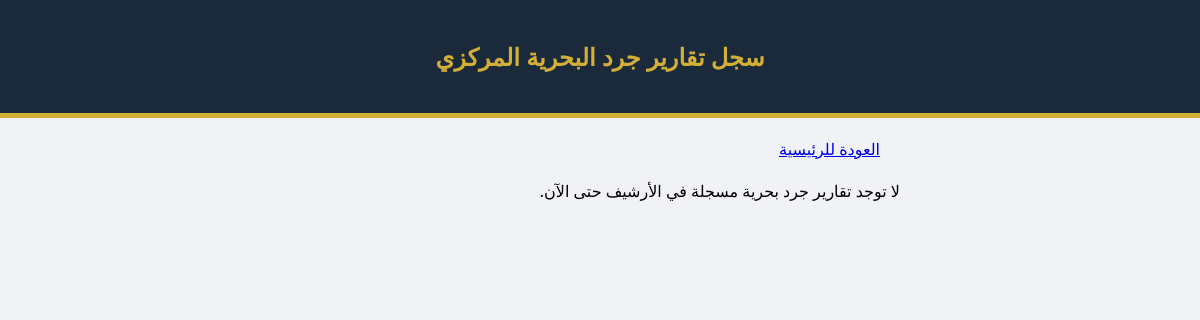
/marine-inventory/list/1/ (signed in), run on an earlier commit of the app's database.
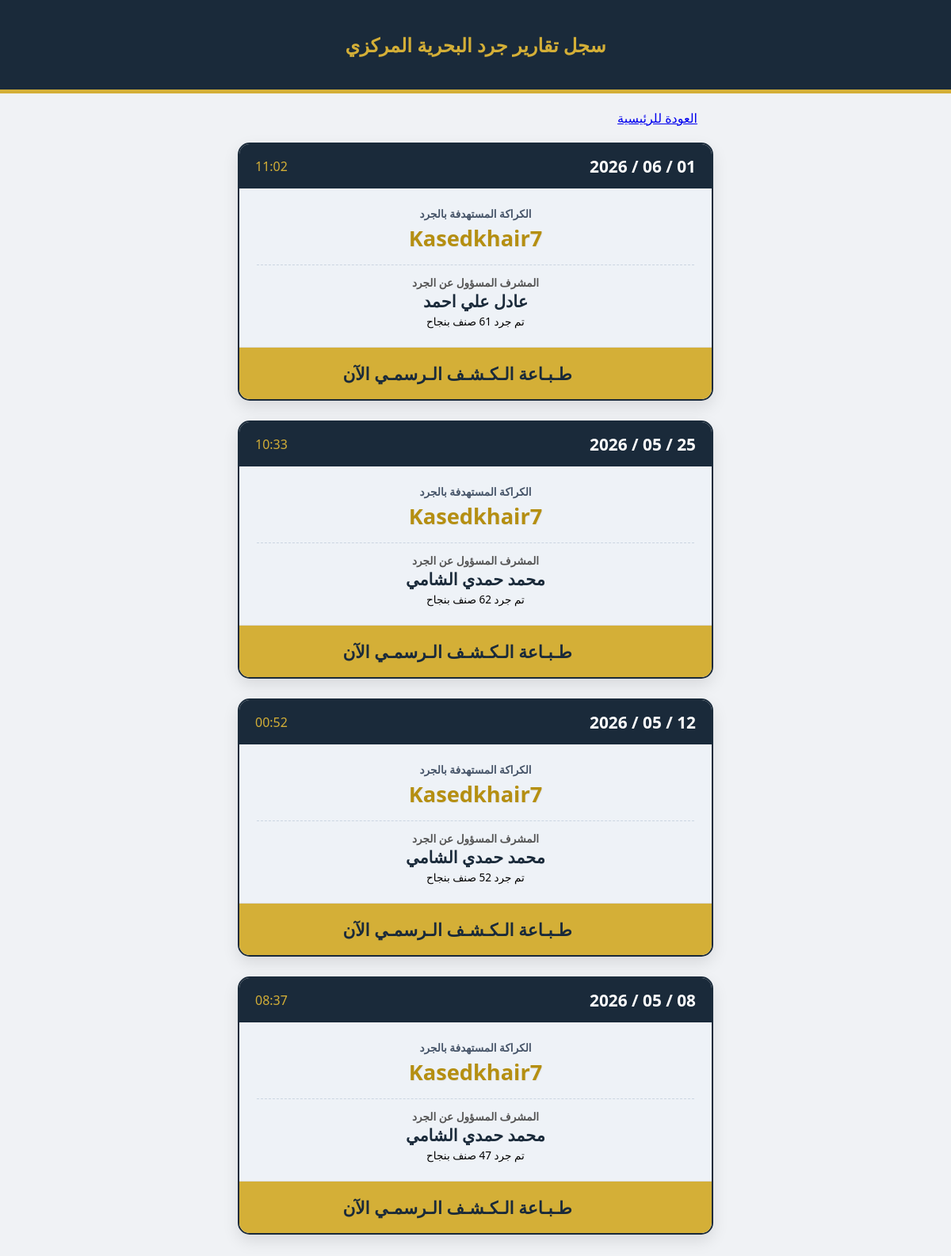
And on a later commit of the database.
### core/models.py (models this page shows, shortened)
class MarineInventoryReport(models.Model):
    REPORT_TYPES = [('marine', 'جرد كراكة'), ('site', 'جرد موقع')]
    report_type = models.CharField(max_length=10, choices=REPORT_TYPES, default='marine', verbose_name="نوع الجرد")
    date = models.DateTimeField(auto_now_add=True)
    operator = models.ForeignKey('Staff', on_delete=models.CASCADE)
    notes = models.TextField(blank=True, null=True)
    dredger = models.ForeignKey('Dredger', on_delete=models.SET_NULL, null=True, blank=True, verbose_name="الكراكة")

class Dredger(models.Model):
    name = models.CharField(max_length=100, verbose_name="اسم الكراكة")
    allowed_operators = models.ManyToManyField(User, blank=True, verbose_name="المشغلين المسموح لهم")
    vessel_phone = models.CharField(max_length=20, default="01XXXXXXXXX", verbose_name="تليفون الكراكة")
    is_active = models.BooleanField(default=True, verbose_name="في الخدمة")
    fuel_capacity = models.FloatField(default=0, verbose_name="سعة خزان الكراكة (لتر)")
    stock_fuel = models.FloatField(default=0, verbose_name="السولار المتاح في الاستوك (لتر)")
    class Meta:
        verbose_name = "كراكة"
        verbose_name_plural = "الكراكات"

class Staff(models.Model):
    GROUP_CHOICES = [('A', 'مجموعة A'), ('B', 'مجموعة B'),('office', 'الإدارة'),('other', 'أخرى')]
    TEAM_TYPE = [('dredger', 'طاقم كراكة'), ('pipe_fighter', 'طاقم خط بحري'),('admin', 'الإدارة'),('other', 'أخرى')]
    ROLE_CHOICES = [
        ('engineer', 'مهندس'), # الخيار الجديد
        ('supervisor', 'مشرف'), # الخيار الجديد
        ('manager', 'مدير مشروع'),
        ('operator', 'مشغل'),
        ('marine', 'بحرية'),
        ('mechanic', 'ميكانيكا'),
        ('admin', 'إداري/سائق'),
    ]
    user = models.OneToOneField(User, on_delete=models.SET_NULL, null=True, blank=True, verbose_name="حساب المستخدم")
    name = models.CharField(max_length=100, verbose_name="الاسم بالكامل")
    group = models.CharField(max_length=10, choices=GROUP_CHOICES, verbose_name="المجموعة (الوردية)")
    team_type = models.CharField(max_length=20, choices=TEAM_TYPE, verbose_name="نوع الطاقم")
    role = models.CharField(max_length=30, choices=ROLE_CHOICES, verbose_name="الوظيفة")
    phone = models.CharField(max_length=15, verbose_name="رقم الهاتف", null=True, blank=True)
    dredger = models.ForeignKey('Dredger', on_delete=models.SET_NULL, null=True, blank=True)
    dredger = models.ForeignKey('Dredger', on_delete=models.SET_NULL, null=True, blank=True, verbose_name="الكراكة المعين عليها")
    class Meta:
        verbose_name = "موظف"
        verbose_name_plural = "دليل الموظفين"

### core/views.py (the view)
# urls.py: path('marine-inventory/list/<int:dredger_id>/', views.marine_inventory_list, name='marine_inventory_list'),
@login_required
def marine_inventory_list(request, dredger_id):
    from .models import MarineInventoryReport, Dredger
    from django.shortcuts import render, get_object_or_404
    dredger = get_object_or_404(Dredger, id=dredger_id)
    reports = MarineInventoryReport.objects.filter(
        dredger=dredger,
        report_type='marine'
    ).order_by('-date')
    context = {
        'dredger': dredger,
        'reports': reports
    }
    return render(request, 'core/marine_inventory_list.html', context)

### core/templates/core/marine_inventory_list.html (shortened to what this page needs)
{% load static %}
<!DOCTYPE html>
<html lang="ar" dir="rtl">
<head>
    <link href="https://cloudflare.com" rel="stylesheet">
    <link rel="stylesheet" href="https://cloudflare.com">
</head>
<body>
<div class="header-title shadow">
    <h2 class="fw-bold mb-0">سجل تقارير جرد البحرية المركزي</h2>
</div>
<div class="container" style="max-width: 600px; margin: 0 auto; padding: 0 15px;">
    <div class="back-home text-center">
        <a href="/" class="btn btn-dark rounded-pill px-5 fw-bold shadow-sm">  العودة للرئيسية </a>
    </div>
    {% for report in reports %}
    <div class="report-block">
        <div class="block-top">
            <div class="date-text"> {{ report.date|date:"d / m / Y" }}</div>
            <div class="time-text fw-bold"> {{ report.date|date:"H:i" }}</div>
        </div>
        <div class="block-body">
            <span class="dredger-title-label"> الكراكة المستهدفة بالجرد</span>
            <span class="dredger-title-name">
                 {{ report.dredger.name|default:"قاصد خير 1" }}
            </span>
            <span class="operator-label">المشرف المسؤول عن الجرد</span>
            <span class="operator-name">{{ report.operator.name|default:"مدير النظام" }}</span>
            <div class="mt-3">
                <span class="badge bg-navy text-white px-3 py-2 fw-bold" style="font-size: 0.85rem; border-radius: 6px;">
                     تم جرد {{ report.details.count }} صنف بنجاح
                </span>
            </div>
        </div>
        <a href="{% url 'print_marine_inventory' report.id %}" target="_blank" class="btn-print-huge">
             طـبـاعة الـكـشـف الـرسمـي الآن
        </a>
    </div>
    {% empty %}
    <div class="alert alert-warning text-center fw-bold fs-5 shadow-sm p-4 rounded-3">
         لا توجد تقارير جرد بحرية مسجلة في الأرشيف حتى الآن.
    </div>
    {% endfor %}
</div>
</body>
</html>

What changed in the data, as far as the page shows it:
added MarineInventoryReport: date "01 / 06 / 2026", date "11:02", dredger.name "Kasedkhair7", operator.name "عادل علي احمد"
now on this page (row edited): MarineInventoryReport: date "25 / 05 / 2026", date "10:33", dredger.name "Kasedkhair7", operator.name "محمد حمدي الشامي"
now on this page (row edited): MarineInventoryReport: date "12 / 05 / 2026", date "00:52", dredger.name "Kasedkhair7", operator.name "محمد حمدي الشامي"
now on this page (row edited): MarineInventoryReport: date "08 / 05 / 2026", date "08:37", dredger.name "Kasedkhair7", operator.name "محمد حمدي الشامي", details.count "47"
Also different on the page:
text no longer shown: "لا توجد تقارير جرد بحرية مسجلة في الأرشيف حتى الآن."
